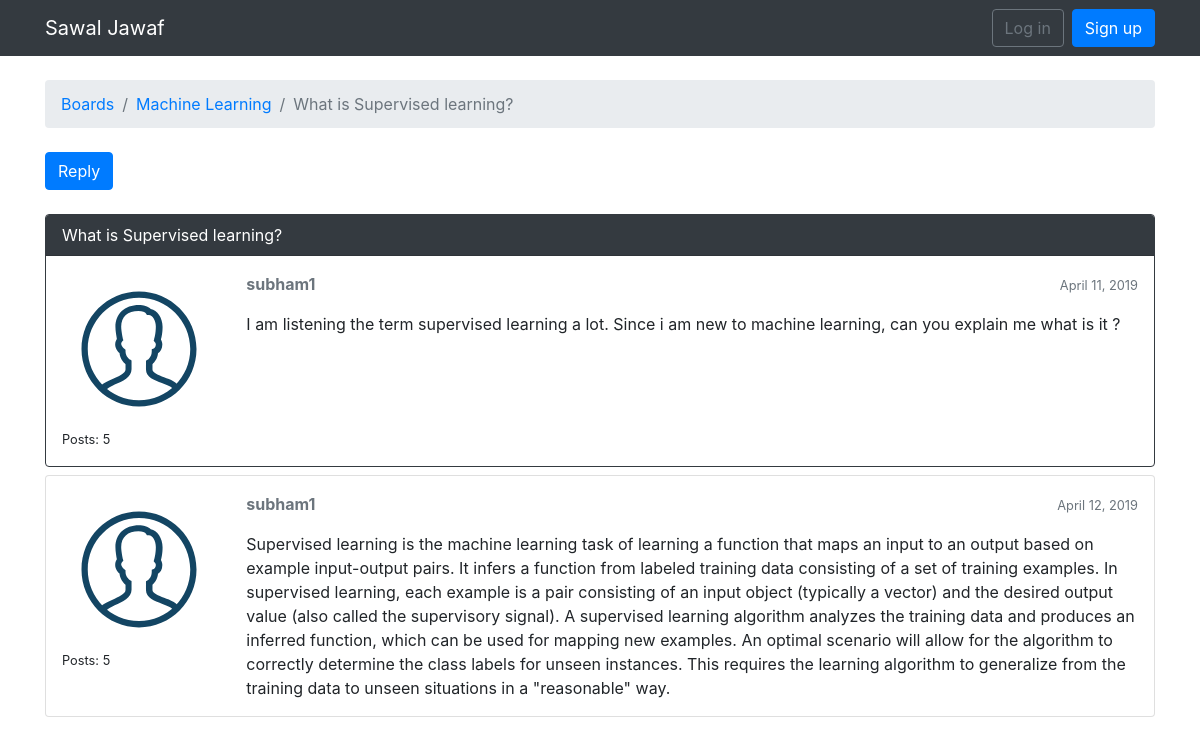
The app's page /boards/3/topics/5/ with its own data.
### boards/models.py (models this page shows, shortened)
class Topic(models.Model):
	subject = models.CharField(max_length=300)
	last_updated = models.DateTimeField(auto_now_add=True)
	board = models.ForeignKey(Board, related_name='topics')
	starter = models.ForeignKey(User,related_name='topics')
	views = models.PositiveIntegerField(default=0)

class Board(models.Model):
	name = models.CharField(max_length=40,unique=True)
	description = models.TextField(max_length=200)

class Post(models.Model):
	message = models.TextField(max_length=5000)
	topic = models.ForeignKey(Topic,related_name='posts')
	created_at = models.DateField(auto_now_add=True)
	updated_at = models.DateTimeField(null=True)
	created_by = models.ForeignKey(User,related_name='posts')
	updated_by = models.ForeignKey(User,null=True,related_name='+')

### boards/views.py (the view)
# urls.py: url(r'^boards/(?P<pk>\d+)/topics/(?P<topic_pk>\d+)/$', views.PostListView.as_view(), name='topic_posts'),
class PostListView(ListView):
    model = Post
    context_object_name = 'posts'
    template_name = 'topic_posts.html'
    paginate_by = 20
    def get_context_data(self, **kwargs):
        self.topic.views += 1
        self.topic.save()
        kwargs['topic'] = self.topic
        return super().get_context_data(**kwargs)
    def get_queryset(self):
        self.topic = get_object_or_404(Topic, board__pk=self.kwargs.get('pk'), pk=self.kwargs.get('topic_pk'))
        queryset = self.topic.posts.order_by('created_at')
        return queryset

### templates/topic_posts.html (shortened to what this page needs)
{% extends 'base.html' %}
{% load static %}
{% block breadcrumb %}
  <li class="breadcrumb-item"><a href="{% url 'home' %}">Boards</a></li>
  <li class="breadcrumb-item"><a href="{% url 'board_topics' topic.board.pk %}">{{ topic.board.name }}</a></li>
  <li class="breadcrumb-item active">{{ topic.subject }}</li>
{% endblock %}
{% block content %}
  <div class="mb-4">
    <a href="{% url 'reply_topic' topic.board.pk topic.pk %}" class="btn btn-primary" role="button">Reply</a>
  </div>
  {% for post in posts %}
    <div class="card {% if forloop.last %}mb-4{% else %}mb-2{% endif %} {% if forloop.first %}border-dark{% endif %}">
      {% if forloop.first %}
        <div class="card-header text-white bg-dark py-2 px-3">{{ topic.subject }}</div>
      {% endif %}
      <div class="card-body p-3">
        <div class="row">
          <div class="col-2">
            <img src="{% static 'img/avatar.svg' %}" alt="{{ post.created_by.username }}" class="w-100">
            <small>Posts: {{ post.created_by.posts.count }}</small>
          </div>
          <div class="col-10">
            <div class="row mb-3">
              <div class="col-6">
                <strong class="text-muted">{{ post.created_by.username }}</strong>
              </div>
              <div class="col-6 text-right">
                <small class="text-muted">{{ post.created_at }}</small>
              </div>
            </div>
            {{ post.message }}
          </div>
        </div>
      </div>
    </div>
  {% endfor %}
{% endblock %}

### records on screen
Topic: board.name "Machine Learning", subject "What is Supervised learning?"
Post: created_by.posts.count "5", created_by.username "subham1", created_at "April 11, 2019", message "I am listening the term supervised learning a lot. Since i am new to machine learning, can you explain me what is it ?"
Post: created_by.posts.count "5", created_by.username "subham1", created_at "April 12, 2019", message "Supervised learning is the machine learning task of learning a function that maps an input to an output based on example input-output pairs. It infers a function from labeled training data consisting of a set of training examples. In supervised learning, each example is a pair consisting of an input object (typically a vector) and the desired output value (also called the supervisory signal). A supervised learning algorithm analyzes the training data and produces an inferred function, which can be used for mapping new examples. An optimal scenario will allow for the algorithm to correctly determine the class labels for unseen instances. This requires the learning algorithm to generalize…"
